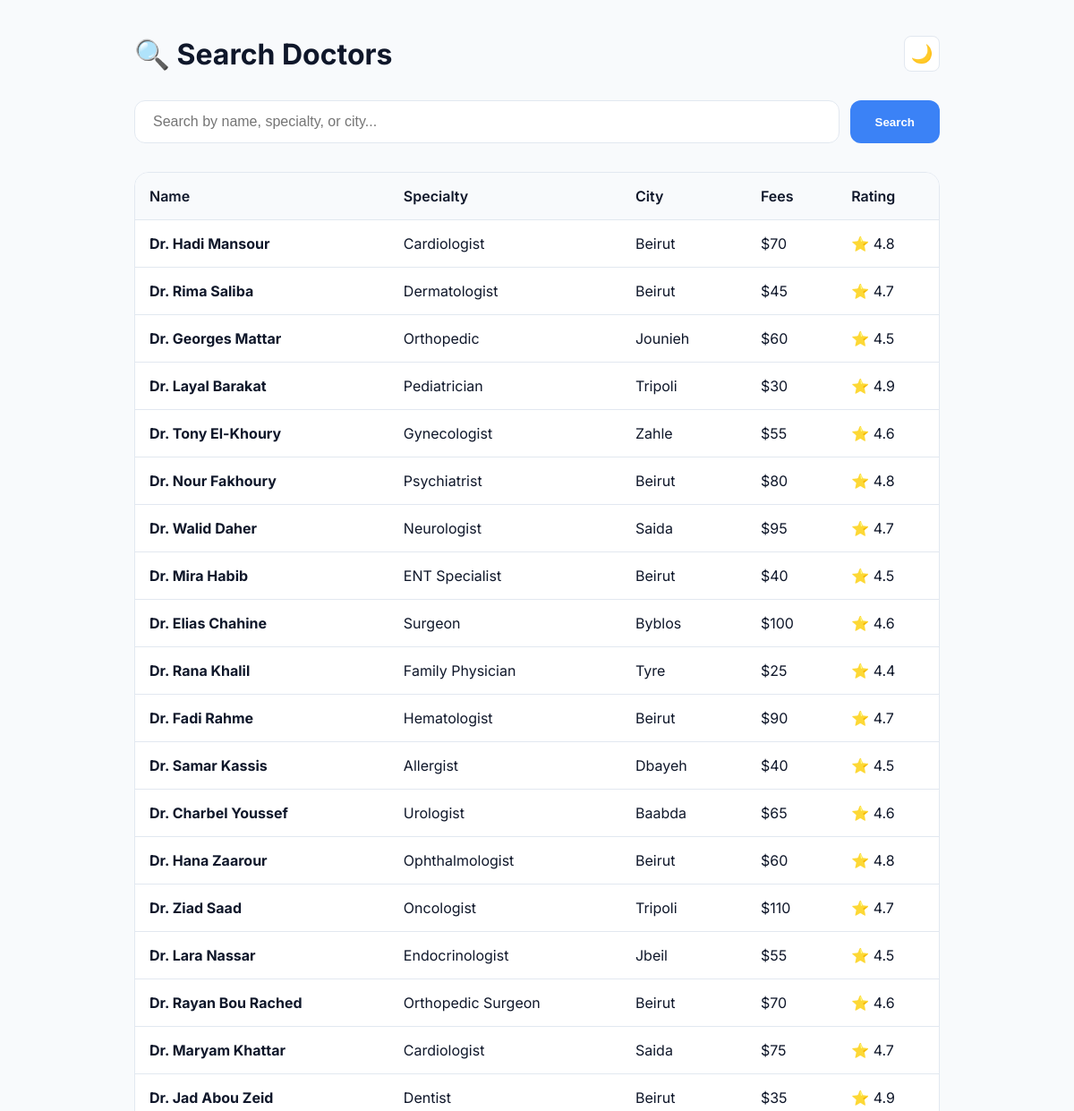
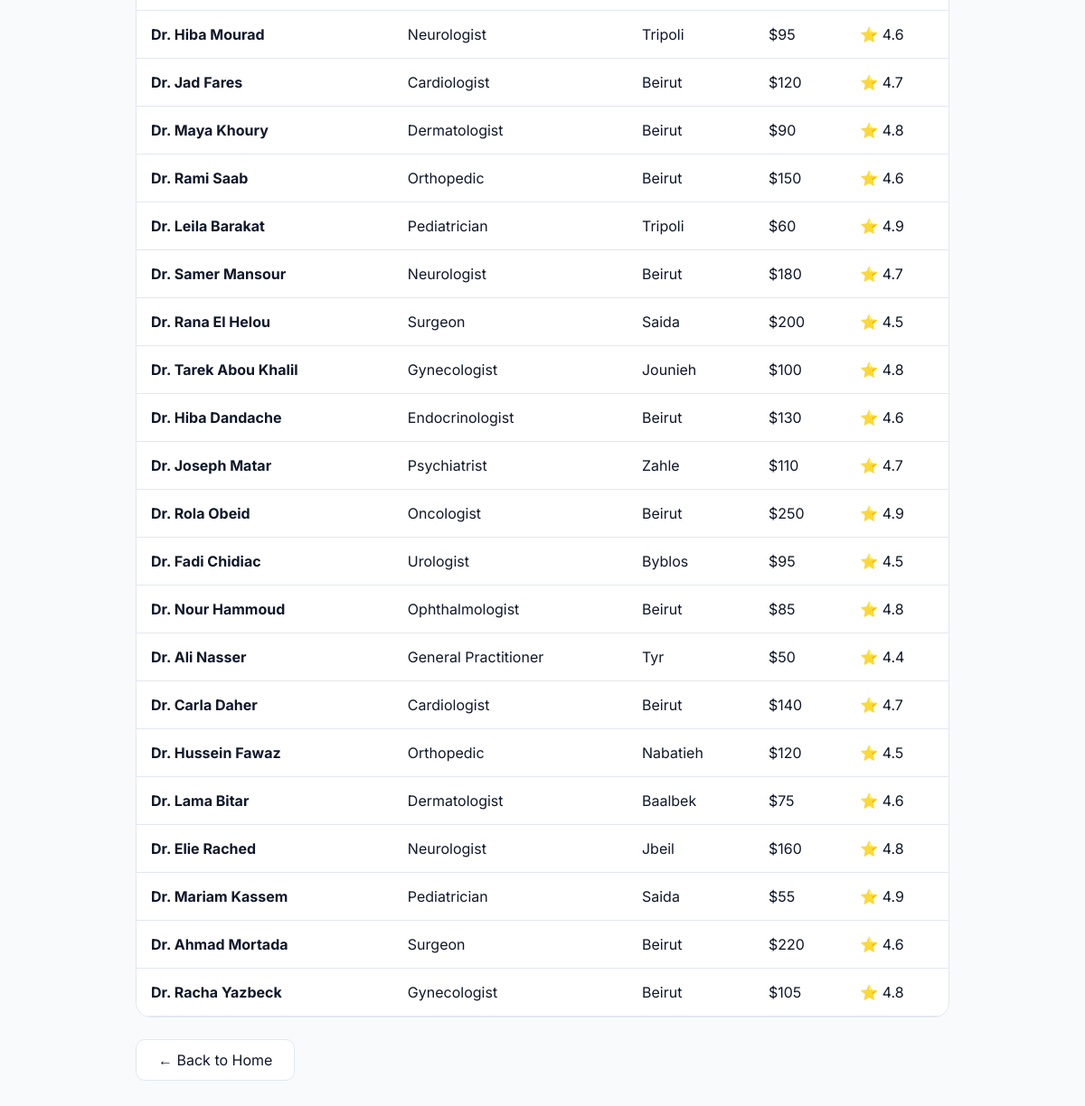
The app's page /search/ with its own data (2 pictures, top to bottom).
### myapp1/models.py (models this page shows)
class Contact(models.Model):
    full_name = models.CharField(max_length=100)
    specialty = models.CharField(max_length=100)
    city = models.CharField(max_length=100)
    address = models.CharField(max_length=200)
    rating = models.FloatField(null=True, blank=True)
    fees = models.IntegerField(null=True, blank=True)
    phone = models.CharField(max_length=40)

### myapp1/views.py (the view)
# urls.py: path('search/', search, name='search'),
def search(request):
    query = request.GET.get('q', '')
    results = Contact.objects.filter(full_name__icontains=query) | \
              Contact.objects.filter(specialty__icontains=query) | \
              Contact.objects.filter(city__icontains=query)
    for r in results:
        r.profile_image = get_random_profile_image()
    return render(request, "myapp1/search.html", {"query": query, "results": results})

### myapp1/views.py (called while the page is built)
def get_random_profile_image():
    num = random.randint(1, 100)
    return f"https://ui-avatars.com/api/?name=Dr+{num}&size=128&background=random&bold=true"

### templates/myapp1/search.html (shortened to what this page needs)
<!DOCTYPE html>
<html lang="en">
<head>
</head>
<body>
    <div class="container">
        <div class="header">
            <h1>🔍 Search Doctors</h1>
            <button class="theme-toggle" onclick="toggleTheme()">🌙</button>
        </div>
        <form method="GET" class="search-box">
            <input type="text" name="q" class="search-input" placeholder="Search by name, specialty, or city..." value="{{ request.GET.q }}" autofocus>
            <button type="submit" class="search-btn">Search</button>
        </form>
        {% if results %}
        <div class="results-table">
            <table>
                <thead>
                    <tr>
                        <th>Name</th>
                        <th>Specialty</th>
                        <th>City</th>
                        <th>Fees</th>
                        <th>Rating</th>
                    </tr>
                </thead>
                <tbody>
                    {% for r in results %}
                    <tr>
                        <td><strong>{{ r.full_name }}</strong></td>
                        <td>{{ r.specialty }}</td>
                        <td>{{ r.city }}</td>
                        <td>${{ r.fees }}</td>
                        <td>⭐ {{ r.rating }}</td>
                    </tr>
                    {% endfor %}
                </tbody>
            </table>
        </div>
        {% endif %}
        <a href="/" class="back-btn">← Back to Home</a>
    </div>
</body>
</html>

### templates/myapp1/search.html (style rules this page uses)
:root { --bg-primary: #ffffff; --bg-secondary: #f8fafc; --bg-card: #ffffff; --text-primary: #0f172a; --text-secondary: #64748b; --border-color: #e2e8f0; --accent-primary: #3b82f6; --accent-hover: #2563eb; --shadow-sm: 0 1px 2px 0 rgb(0 0 0 / 0.05); --shadow-md: 0 4px 6px -1px rgb(0 0 0 / 0.1); }
* { margin: 0; padding: 0; box-sizing: border-box; }
body { font-family: 'Inter', sans-serif; background: var(--bg-secondary); color: var(--text-primary); min-height: 100vh; padding: 40px 20px; transition: background-color 0.3s ease; }
.container { max-width: 900px; margin: 0 auto; animation: fadeIn 0.5s ease; }
.header { display: flex; justify-content: space-between; align-items: center; margin-bottom: 32px; }
h1 { font-size: 32px; font-weight: 700; }
.theme-toggle { width: 40px; height: 40px; border-radius: 8px; border: 1px solid var(--border-color); background: var(--bg-card); cursor: pointer; display: flex; align-items: center; justify-content: center; font-size: 20px; transition: all 0.2s; }
.search-box { display: flex; gap: 12px; margin-bottom: 32px; animation: slideUp 0.5s ease 0.1s both; }
.search-input { flex: 1; padding: 14px 20px; border: 1px solid var(--border-color); border-radius: 12px; font-size: 16px; background: var(--bg-card); color: var(--text-primary); transition: all 0.2s; }
.search-btn { padding: 14px 28px; background: var(--accent-primary); color: white; border: none; border-radius: 12px; font-weight: 600; cursor: pointer; transition: all 0.2s; }
.results-table { background: var(--bg-card); border: 1px solid var(--border-color); border-radius: 16px; overflow: hidden; animation: slideUp 0.5s ease 0.2s both; }
table { width: 100%; border-collapse: collapse; }
th, td { padding: 16px; text-align: left; border-bottom: 1px solid var(--border-color); }
th { background: var(--bg-secondary); font-weight: 600; }
tbody tr { animation: fadeInRow 0.3s ease both; }
tbody tr:nth-child(1) { animation-delay: 0.3s; }
tbody tr:nth-child(2) { animation-delay: 0.4s; }
tbody tr:nth-child(3) { animation-delay: 0.5s; }
tbody tr:nth-child(4) { animation-delay: 0.6s; }
tbody tr:nth-child(5) { animation-delay: 0.7s; }
.back-btn { display: inline-block; margin-top: 24px; padding: 12px 24px; background: var(--bg-card); border: 1px solid var(--border-color); border-radius: 10px; text-decoration: none; color: var(--text-primary); transition: all 0.2s; }

### records on screen
Contact: full_name "Dr. Hadi Mansour", specialty "Cardiologist", city "Beirut", fees "70", rating "4.8"
Contact: full_name "Dr. Rima Saliba", specialty "Dermatologist", city "Beirut", fees "45", rating "4.7"
Contact: full_name "Dr. Georges Mattar", specialty "Orthopedic", city "Jounieh", fees "60", rating "4.5"
Contact: full_name "Dr. Layal Barakat", specialty "Pediatrician", city "Tripoli", fees "30", rating "4.9"
Contact: full_name "Dr. Tony El-Khoury", specialty "Gynecologist", city "Zahle", fees "55", rating "4.6"
Contact: full_name "Dr. Nour Fakhoury", specialty "Psychiatrist", city "Beirut", fees "80", rating "4.8"
Contact: full_name "Dr. Walid Daher", specialty "Neurologist", city "Saida", fees "95", rating "4.7"
Contact: full_name "Dr. Mira Habib", specialty "ENT Specialist", city "Beirut", fees "40", rating "4.5"
Contact: full_name "Dr. Elias Chahine", specialty "Surgeon", city "Byblos", fees "100", rating "4.6"
Contact: full_name "Dr. Rana Khalil", specialty "Family Physician", city "Tyre", fees "25", rating "4.4"
Contact: full_name "Dr. Fadi Rahme", specialty "Hematologist", city "Beirut", fees "90", rating "4.7"
Contact: full_name "Dr. Samar Kassis", specialty "Allergist", city "Dbayeh", fees "40", rating "4.5"
Contact: full_name "Dr. Charbel Youssef", specialty "Urologist", city "Baabda", fees "65", rating "4.6"
Contact: full_name "Dr. Hana Zaarour", specialty "Ophthalmologist", city "Beirut", fees "60", rating "4.8"
Contact: full_name "Dr. Ziad Saad", specialty "Oncologist", city "Tripoli", fees "110", rating "4.7"
Contact: full_name "Dr. Lara Nassar", specialty "Endocrinologist", city "Jbeil", fees "55", rating "4.5"
Contact: full_name "Dr. Rayan Bou Rached", specialty "Orthopedic Surgeon", city "Beirut", fees "70", rating "4.6"
Contact: full_name "Dr. Maryam Khattar", specialty "Cardiologist", city "Saida", fees "75", rating "4.7"
Contact: full_name "Dr. Jad Abou Zeid", specialty "Dentist", city "Beirut", fees "35", rating "4.9"
Contact: full_name "Dr. Hiba Mourad", specialty "Neurologist", city "Tripoli", fees "95", rating "4.6"
Contact: full_name "Dr. Jad Fares", specialty "Cardiologist", city "Beirut", fees "120", rating "4.7"
Contact: full_name "Dr. Maya Khoury", specialty "Dermatologist", city "Beirut", fees "90", rating "4.8"
Contact: full_name "Dr. Rami Saab", specialty "Orthopedic", city "Beirut", fees "150", rating "4.6"
Contact: full_name "Dr. Leila Barakat", specialty "Pediatrician", city "Tripoli", fees "60", rating "4.9"
Contact: full_name "Dr. Samer Mansour", specialty "Neurologist", city "Beirut", fees "180", rating "4.7"
Contact: full_name "Dr. Rana El Helou", specialty "Surgeon", city "Saida", fees "200", rating "4.5"
Contact: full_name "Dr. Tarek Abou Khalil", specialty "Gynecologist", city "Jounieh", fees "100", rating "4.8"
Contact: full_name "Dr. Hiba Dandache", specialty "Endocrinologist", city "Beirut", fees "130", rating "4.6"
Contact: full_name "Dr. Joseph Matar", specialty "Psychiatrist", city "Zahle", fees "110", rating "4.7"
Contact: full_name "Dr. Rola Obeid", specialty "Oncologist", city "Beirut", fees "250", rating "4.9"
Contact: full_name "Dr. Fadi Chidiac", specialty "Urologist", city "Byblos", fees "95", rating "4.5"
Contact: full_name "Dr. Nour Hammoud", specialty "Ophthalmologist", city "Beirut", fees "85", rating "4.8"
Contact: full_name "Dr. Ali Nasser", specialty "General Practitioner", city "Tyr", fees "50", rating "4.4"
Contact: full_name "Dr. Carla Daher", specialty "Cardiologist", city "Beirut", fees "140", rating "4.7"
Contact: full_name "Dr. Hussein Fawaz", specialty "Orthopedic", city "Nabatieh", fees "120", rating "4.5"
Contact: full_name "Dr. Lama Bitar", specialty "Dermatologist", city "Baalbek", fees "75", rating "4.6"
Contact: full_name "Dr. Elie Rached", specialty "Neurologist", city "Jbeil", fees "160", rating "4.8"
Contact: full_name "Dr. Mariam Kassem", specialty "Pediatrician", city "Saida", fees "55", rating "4.9"
Contact: full_name "Dr. Ahmad Mortada", specialty "Surgeon", city "Beirut", fees "220", rating "4.6"
Contact: full_name "Dr. Racha Yazbeck", specialty "Gynecologist", city "Beirut", fees "105", rating "4.8"
